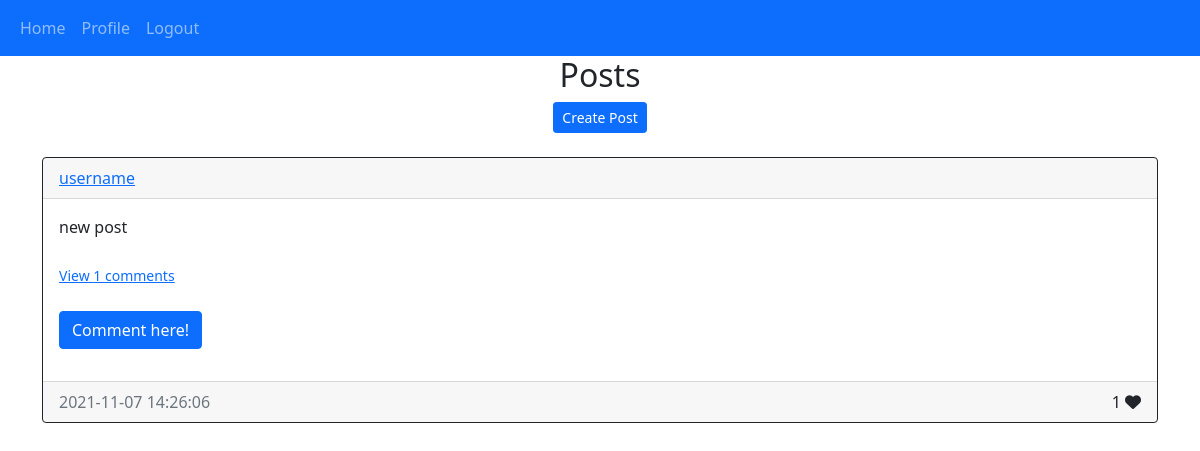
Screenshot of /home (signed in) with the database file from the repository.
### webpage/models.py (models this page shows)
class Post(db.Model):
    id = db.Column(db.Integer, primary_key = True)
    text = db.Column(db.Text, nullable = False)
    creation_date = db.Column(db.DateTime(timezone = True), default = func.now())
    author = db.Column(db.Integer, db.ForeignKey('user.id', ondelete ="CASCADE"), nullable = False)
    comments = db.relationship('Comment', backref = 'post', passive_deletes = True)
    likes = db.relationship('Like', backref = 'post', passive_deletes = True)

class User(db.Model, UserMixin):
    id = db.Column(db.Integer, primary_key = True)
    fname = db.Column(db.String(100))
    lname = db.Column(db.String(100))
    email = db.Column(db.String(100), unique = True)
    username = db.Column(db.String(100), unique = True)
    password = db.Column(db.String(150))
    creation_date = db.Column(db.DateTime(timezone = True), default = func.now())
    description = db.Column(db.String(500))
    posts = db.relationship('Post', backref = 'user', passive_deletes = True)
    comments = db.relationship('Comment', backref = 'user', passive_deletes = True)
    likes = db.relationship('Like', backref = 'user', passive_deletes = True)

### webpage/views.py (the view)
@views.route("/")
@views.route("/home")
@login_required
def home():
    posts = Post.query.all()
    return render_template("homepage.html", user = current_user, posts = posts)

### webpage/__init__.py (called while the page is built)
def create_app():
    app = Flask(__name__)
    app.config['SECRET_KEY'] = "thisismysecretkey"
    app.config['SQLALCHEMY_DATABASE_URI'] = f'sqlite:///{DB_NAME}'
    db.init_app(app)
    from .views import views
    from .auth import auth
    app.register_blueprint(views, url_prefix = "/")
    app.register_blueprint(auth, url_prefix = "/")
    from .models import User, Post, Comment, Like
    create_database(app)
    print("Database created!")
    login_manager = LoginManager()
    login_manager.login_view = "auth.login"
    login_manager.init_app(app)
    @login_manager.user_loader
    def load_user(id):
        return User.query.get(int(id))
    return app

### webpage/templates/homepage.html (shortened to what this page needs)
{% extends "posts_div.html"%}

### webpage/templates/posts_div.html (shortened to what this page needs)
{% extends "main.html"%}
{% block content %}
<h2 align='center'>{% block header %}Posts{% endblock %}</h2>
<div align='center'>
    <a href="/create-post">
        <button type="button" class="btn btn-primary btn-sm">Create Post</button>
    </a>
</div>
<br/>
<div id='posts'>
    {% for post in posts[::-1] %}
    <div class='card border-dark'>
        <div class='card-header d-flex justify-content-between align-items-center'>
            <a href='/profile/{{post.user.username}}'>{{post.user.username}}</a>
        </div>
        <div class='card-body'>
            <div class="card-text">{{post.text}}</div>
            <br />
            <div>
                <p class="card-text">
                    {% if post.comments|length > 0 %}
                    <a data-bs-toggle="collapse" href="#comment-{{post.id}}" role="button">
                        <small>View {{post.comments|length}} comments</small>
                    </a>
                    {% else %}
                    <small class="text-muted">No comments</small>
                    {% endif %}
                </p>
            </div>
            <br />
            <p>
                <a class="btn btn-primary" data-bs-toggle="collapse" href="#collapse{{post.id}}" role="button"
                    aria-expanded="false" aria-controls="collapseid">
                    Comment here!
                </a>
            </p>
        </div>
        <div class="card-footer d-flex justify-content-between">
            <div class="text-muted">{{post.creation_date}}</div>
            <div>
                <span id="likes-count-{{post.id}}">{{post.likes|length}}</span>
                {% if user.id in post.likes|map(attribute = "author")|list %}
                <i class="fas fa-heart" id="like-button-{{post.id}}" onclick="like('{{post.id}}')"></i>
                {% else %}
                <i class="far fa-heart" id="like-button-{{post.id}}" onclick="like('{{post.id}}')"></i>
                {% endif %}
            </div>
        </div>
    </div>
    <br />
    {% endfor %}
</div>
{% endblock%}

### rows the page displays
Post: user.username "username", text "new post", comments|length "1", creation_date "2021-11-07 14:26:06", likes|length "1"
